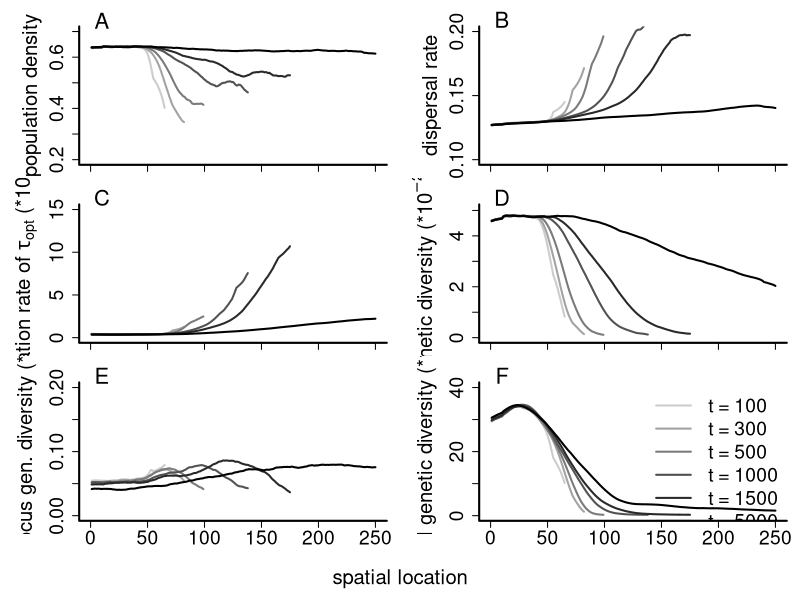

This figure's R source:
require(caTools)

dens <- as.matrix(read.table("processed_results/dens.txt"))
disp <- as.matrix(read.table("processed_results/disp.txt"))
evol <- as.matrix(read.table("processed_results/evol.txt"))
div  <- as.matrix(read.table("processed_results/div.txt"))
neut_div  <- as.matrix(read.table("processed_results/neut_div.txt"))
disp_div <- as.matrix(read.table("processed_results/disp_div.txt"))
cnts <- as.matrix(read.table("processed_results/cnts.txt"))

# figure 5

x11(width=7.5,height=10)

wd <- 20

ts <- c(1,3,5,10,15,50)
cols <- gray(seq(0.8,0,len=length(ts)))
cntbreak <- 10

par(mfrow=c(3,2),bty="l",mar=c(1,6,2,1),oma=c(5,0,0,0),lwd=2,cex.axis=1.75,cex.lab=1.85)

plot(1,1,type="n",xlab="",ylab="population density",xlim=c(0,250),ylim=c(.2,.7),xaxt="n")
axis(side=1,labels=F)

for (t in 1:length(ts)) {
	m <- as.numeric(dens[ts[t],][which(cnts[ts[t],]>=cntbreak)])

	lines(runmean(m,wd),col=cols[t])
}
text(10,par("usr")[[4]]*1.03,"A",xpd=T,cex=2)

plot(1,1,type="n",xlab="",ylab="dispersal rate",xlim=c(0,250),ylim=c(.1,.2),xaxt="n",yaxt="n")
axis(side=2,at=c(0.1,0.15,0.2))
axis(side=1,labels=F)

for (t in 1:length(ts)) {
	m <- as.numeric(disp[ts[t],][which(cnts[ts[t],]>=cntbreak)])

	lines(runmean(m,wd),col=cols[t])
}
text(10,par("usr")[[4]]*1.025,"B",xpd=T,cex=2)


plot(1,1,type="n",xlab="",ylab=expression(paste("mutation rate of ",tau[opt]," (*",10^-4,")",sep="")),
     xlim=c(0,250),ylim=c(0.00,15),xaxt="n",yaxt="n")
axis(side=1,labels=F)
axis(side=2,at=c(0,5,10,15,20))

for (t in 1:length(ts)) {
	m <- as.numeric(evol[ts[t],][which(cnts[ts[t],]>=cntbreak)])
  x <- 10000*10^-m
  if (length(which(x==10000))>0) {x <- x[-which(x==10000)]}

	lines(runmean(x,wd),col=cols[t])
}
text(10,par("usr")[[4]]*1.05,"C",xpd=T,cex=2)

plot(1,1,type="n",xlab="",ylab=expression(paste("genetic diversity (*",10^-2,")",sep="")),
     xlim=c(0,250),ylim=range(100*div,na.rm=T),xaxt="n")
axis(side=1,labels=F)

for (t in 1:length(ts)) {
	m <- as.numeric(div[ts[t],][which(cnts[ts[t],]>=cntbreak)])

	lines(runmean(100*m,wd),col=cols[t])
}
text(10,par("usr")[[4]]*1.05,"D",xpd=T,cex=2)

plot(1,1,type="n",xlab="",ylab=expression(paste("disp. locus gen. diversity (*",10^-2,")",sep="")),
     xlim=c(0,250),ylim=c(0.0,0.2))

for (t in 1:length(ts)) {
  m <- as.numeric(disp_div[ts[t],][which(cnts[ts[t],]>=cntbreak)])

  lines(runmean(100*m,wd),col=cols[t])
}
text(10,par("usr")[[4]]*1.05,"E",xpd=T,cex=2)

plot(1,1,type="n",xlab="",ylab=expression(paste("neutral genetic diversity (*",10^-2,")",sep="")),
     xlim=c(0,250),ylim=c(0,40))

for (t in 1:length(ts)) {
	m <- as.numeric(neut_div[ts[t],][which(cnts[ts[t],]>=cntbreak)])

	lines(runmean(100*m,wd),col=cols[t])
}
text(10,par("usr")[[4]]*1.05,"F",xpd=T,cex=2)
legend("topright",bty="n",lwd=2,col=cols,c("t = 100", "t = 300", "t = 500", "t = 1000", "t = 1500", "t = 5000"),cex=1.75)

#plot(1,1,type="n",xlab="",ylab="",xaxt="n",yaxt="n",bty="n")

title(xlab="spatial location",outer=T)

dev.copy2eps(file="figure5.eps",title="Cobben & Kubisch - Figure 5")
